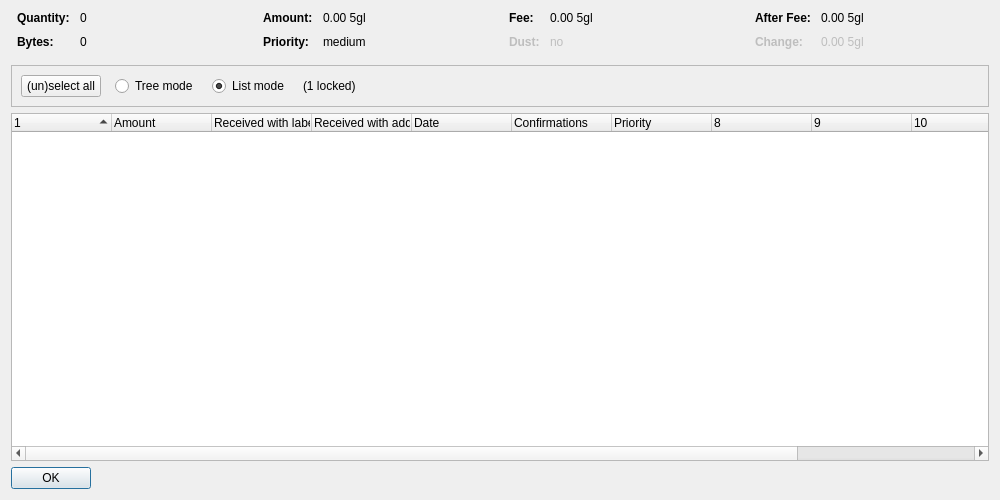
<?xml version="1.0" encoding="UTF-8"?>
<ui version="4.0">
 <class>CoinControlDialog</class>
 <widget class="QDialog" name="CoinControlDialog">
  <property name="geometry">
   <rect>
    <x>0</x>
    <y>0</y>
    <width>1000</width>
    <height>500</height>
   </rect>
  </property>
  <property name="windowTitle">
   <string>Coin Selection</string>
  </property>
  <layout class="QVBoxLayout" name="verticalLayout">
   <item>
    <layout class="QHBoxLayout" name="horizontalLayoutTop" stretch="0,0,0,0">
     <property name="topMargin">
      <number>0</number>
     </property>
     <property name="bottomMargin">
      <number>10</number>
     </property>
     <item>
      <layout class="QFormLayout" name="formLayoutCoinControl1">
       <property name="horizontalSpacing">
        <number>10</number>
       </property>
       <property name="verticalSpacing">
        <number>10</number>
       </property>
       <property name="leftMargin">
        <number>6</number>
       </property>
       <property name="rightMargin">
        <number>6</number>
       </property>
       <item row="0" column="0">
        <widget class="QLabel" name="labelCoinControlQuantityText">
         <property name="font">
          <font>
           <weight>75</weight>
           <bold>true</bold>
          </font>
         </property>
         <property name="text">
          <string>Quantity:</string>
         </property>
        </widget>
       </item>
       <item row="0" column="1">
        <widget class="QLabel" name="labelCoinControlQuantity">
         <property name="cursor">
          <cursorShape>IBeamCursor</cursorShape>
         </property>
         <property name="contextMenuPolicy">
          <enum>Qt::ActionsContextMenu</enum>
         </property>
         <property name="text">
          <string notr="true">0</string>
         </property>
         <property name="textInteractionFlags">
          <set>Qt::LinksAccessibleByMouse|Qt::TextSelectableByKeyboard|Qt::TextSelectableByMouse</set>
         </property>
        </widget>
       </item>
       <item row="1" column="0">
        <widget class="QLabel" name="labelCoinControlBytesText">
         <property name="font">
          <font>
           <weight>75</weight>
           <bold>true</bold>
          </font>
         </property>
         <property name="text">
          <string>Bytes:</string>
         </property>
        </widget>
       </item>
       <item row="1" column="1">
        <widget class="QLabel" name="labelCoinControlBytes">
         <property name="cursor">
          <cursorShape>IBeamCursor</cursorShape>
         </property>
         <property name="contextMenuPolicy">
          <enum>Qt::ActionsContextMenu</enum>
         </property>
         <property name="text">
          <string notr="true">0</string>
         </property>
         <property name="textInteractionFlags">
          <set>Qt::LinksAccessibleByMouse|Qt::TextSelectableByKeyboard|Qt::TextSelectableByMouse</set>
         </property>
        </widget>
       </item>
      </layout>
     </item>
     <item>
      <layout class="QFormLayout" name="formLayoutCoinControl2">
       <property name="horizontalSpacing">
        <number>10</number>
       </property>
       <property name="verticalSpacing">
        <number>10</number>
       </property>
       <property name="leftMargin">
        <number>6</number>
       </property>
       <property name="rightMargin">
        <number>6</number>
       </property>
       <item row="0" column="0">
        <widget class="QLabel" name="labelCoinControlAmountText">
         <property name="font">
          <font>
           <weight>75</weight>
           <bold>true</bold>
          </font>
         </property>
         <property name="text">
          <string>Amount:</string>
         </property>
        </widget>
       </item>
       <item row="0" column="1">
        <widget class="QLabel" name="labelCoinControlAmount">
         <property name="cursor">
          <cursorShape>IBeamCursor</cursorShape>
         </property>
         <property name="contextMenuPolicy">
          <enum>Qt::ActionsContextMenu</enum>
         </property>
         <property name="text">
          <string notr="true">0.00 5gl</string>
         </property>
         <property name="textInteractionFlags">
          <set>Qt::LinksAccessibleByMouse|Qt::TextSelectableByKeyboard|Qt::TextSelectableByMouse</set>
         </property>
        </widget>
       </item>
       <item row="1" column="0">
        <widget class="QLabel" name="labelCoinControlPriorityText">
         <property name="font">
          <font>
           <weight>75</weight>
           <bold>true</bold>
          </font>
         </property>
         <property name="text">
          <string>Priority:</string>
         </property>
        </widget>
       </item>
       <item row="1" column="1">
        <widget class="QLabel" name="labelCoinControlPriority">
         <property name="cursor">
          <cursorShape>IBeamCursor</cursorShape>
         </property>
         <property name="contextMenuPolicy">
          <enum>Qt::ActionsContextMenu</enum>
         </property>
         <property name="text">
          <string notr="true">medium</string>
         </property>
         <property name="textInteractionFlags">
          <set>Qt::LinksAccessibleByMouse|Qt::TextSelectableByKeyboard|Qt::TextSelectableByMouse</set>
         </property>
        </widget>
       </item>
      </layout>
     </item>
     <item>
      <layout class="QFormLayout" name="formLayoutCoinControl3">
       <property name="horizontalSpacing">
        <number>10</number>
       </property>
       <property name="verticalSpacing">
        <number>10</number>
       </property>
       <property name="leftMargin">
        <number>6</number>
       </property>
       <property name="rightMargin">
        <number>6</number>
       </property>
       <item row="0" column="0">
        <widget class="QLabel" name="labelCoinControlFeeText">
         <property name="font">
          <font>
           <weight>75</weight>
           <bold>true</bold>
          </font>
         </property>
         <property name="text">
          <string>Fee:</string>
         </property>
        </widget>
       </item>
       <item row="0" column="1">
        <widget class="QLabel" name="labelCoinControlFee">
         <property name="cursor">
          <cursorShape>IBeamCursor</cursorShape>
         </property>
         <property name="contextMenuPolicy">
          <enum>Qt::ActionsContextMenu</enum>
         </property>
         <property name="text">
          <string notr="true">0.00 5gl</string>
         </property>
         <property name="textInteractionFlags">
          <set>Qt::LinksAccessibleByMouse|Qt::TextSelectableByKeyboard|Qt::TextSelectableByMouse</set>
         </property>
        </widget>
       </item>
       <item row="1" column="0">
        <widget class="QLabel" name="labelCoinControlLowOutputText">
         <property name="enabled">
          <bool>false</bool>
         </property>
         <property name="font">
          <font>
           <weight>75</weight>
           <bold>true</bold>
          </font>
         </property>
         <property name="text">
          <string>Dust:</string>
         </property>
        </widget>
       </item>
       <item row="1" column="1">
        <widget class="QLabel" name="labelCoinControlLowOutput">
         <property name="enabled">
          <bool>false</bool>
         </property>
         <property name="cursor">
          <cursorShape>IBeamCursor</cursorShape>
         </property>
         <property name="contextMenuPolicy">
          <enum>Qt::ActionsContextMenu</enum>
         </property>
         <property name="text">
          <string notr="true">no</string>
         </property>
         <property name="textInteractionFlags">
          <set>Qt::LinksAccessibleByMouse|Qt::TextSelectableByKeyboard|Qt::TextSelectableByMouse</set>
         </property>
        </widget>
       </item>
      </layout>
     </item>
     <item>
      <layout class="QFormLayout" name="formLayoutCoinControl4">
       <property name="horizontalSpacing">
        <number>10</number>
       </property>
       <property name="verticalSpacing">
        <number>10</number>
       </property>
       <property name="leftMargin">
        <number>6</number>
       </property>
       <property name="rightMargin">
        <number>6</number>
       </property>
       <item row="0" column="0">
        <widget class="QLabel" name="labelCoinControlAfterFeeText">
         <property name="font">
          <font>
           <weight>75</weight>
           <bold>true</bold>
          </font>
         </property>
         <property name="text">
          <string>After Fee:</string>
         </property>
        </widget>
       </item>
       <item row="0" column="1">
        <widget class="QLabel" name="labelCoinControlAfterFee">
         <property name="cursor">
          <cursorShape>IBeamCursor</cursorShape>
         </property>
         <property name="contextMenuPolicy">
          <enum>Qt::ActionsContextMenu</enum>
         </property>
         <property name="text">
          <string notr="true">0.00 5gl</string>
         </property>
         <property name="textInteractionFlags">
          <set>Qt::LinksAccessibleByMouse|Qt::TextSelectableByKeyboard|Qt::TextSelectableByMouse</set>
         </property>
        </widget>
       </item>
       <item row="1" column="0">
        <widget class="QLabel" name="labelCoinControlChangeText">
         <property name="enabled">
          <bool>false</bool>
         </property>
         <property name="font">
          <font>
           <weight>75</weight>
           <bold>true</bold>
          </font>
         </property>
         <property name="text">
          <string>Change:</string>
         </property>
        </widget>
       </item>
       <item row="1" column="1">
        <widget class="QLabel" name="labelCoinControlChange">
         <property name="enabled">
          <bool>false</bool>
         </property>
         <property name="cursor">
          <cursorShape>IBeamCursor</cursorShape>
         </property>
         <property name="contextMenuPolicy">
          <enum>Qt::ActionsContextMenu</enum>
         </property>
         <property name="text">
          <string notr="true">0.00 5gl</string>
         </property>
         <property name="textInteractionFlags">
          <set>Qt::LinksAccessibleByMouse|Qt::TextSelectableByKeyboard|Qt::TextSelectableByMouse</set>
         </property>
        </widget>
       </item>
      </layout>
     </item>
    </layout>
   </item>
   <item>
    <widget class="QFrame" name="frame">
     <property name="minimumSize">
      <size>
       <width>0</width>
       <height>40</height>
      </size>
     </property>
     <property name="frameShape">
      <enum>QFrame::StyledPanel</enum>
     </property>
     <property name="frameShadow">
      <enum>QFrame::Sunken</enum>
     </property>
     <layout class="QHBoxLayout" name="horizontalLayout">
      <item>
       <layout class="QHBoxLayout" name="horizontalLayoutPanel" stretch="0,0,0,0,0">
        <property name="spacing">
         <number>14</number>
        </property>
        <item>
         <widget class="QPushButton" name="pushButtonSelectAll">
          <property name="sizePolicy">
           <sizepolicy hsizetype="Maximum" vsizetype="Fixed">
            <horstretch>0</horstretch>
            <verstretch>0</verstretch>
           </sizepolicy>
          </property>
          <property name="text">
           <string>(un)select all</string>
          </property>
          <property name="autoDefault">
           <bool>false</bool>
          </property>
         </widget>
        </item>
        <item>
         <widget class="QRadioButton" name="radioTreeMode">
          <property name="sizePolicy">
           <sizepolicy hsizetype="Maximum" vsizetype="Fixed">
            <horstretch>0</horstretch>
            <verstretch>0</verstretch>
           </sizepolicy>
          </property>
          <property name="text">
           <string>Tree mode</string>
          </property>
         </widget>
        </item>
        <item>
         <widget class="QRadioButton" name="radioListMode">
          <property name="sizePolicy">
           <sizepolicy hsizetype="Maximum" vsizetype="Fixed">
            <horstretch>0</horstretch>
            <verstretch>0</verstretch>
           </sizepolicy>
          </property>
          <property name="text">
           <string>List mode</string>
          </property>
          <property name="checked">
           <bool>true</bool>
          </property>
         </widget>
        </item>
        <item>
         <widget class="QLabel" name="labelLocked">
          <property name="text">
           <string notr="true">(1 locked)</string>
          </property>
         </widget>
        </item>
        <item>
         <spacer name="horizontalSpacer">
          <property name="orientation">
           <enum>Qt::Horizontal</enum>
          </property>
          <property name="sizeHint" stdset="0">
           <size>
            <width>40</width>
            <height>20</height>
           </size>
          </property>
         </spacer>
        </item>
       </layout>
      </item>
     </layout>
    </widget>
   </item>
   <item>
    <widget class="CoinControlTreeWidget" name="treeWidget">
     <property name="contextMenuPolicy">
      <enum>Qt::CustomContextMenu</enum>
     </property>
     <property name="sortingEnabled">
      <bool>false</bool>
     </property>
     <property name="columnCount">
      <number>12</number>
     </property>
     <attribute name="headerShowSortIndicator" stdset="0">
      <bool>true</bool>
     </attribute>
     <attribute name="headerStretchLastSection">
      <bool>false</bool>
     </attribute>
     <column>
      <property name="text">
       <string/>
      </property>
     </column>
     <column>
      <property name="text">
       <string>Amount</string>
      </property>
     </column>
     <column>
      <property name="text">
       <string>Received with label</string>
      </property>
     </column>
     <column>
      <property name="text">
       <string>Received with address</string>
      </property>
     </column>
     <column>
      <property name="text">
       <string>Date</string>
      </property>
     </column>
     <column>
      <property name="text">
       <string>Confirmations</string>
      </property>
      <property name="toolTip">
       <string>Confirmed</string>
      </property>
     </column>
     <column>
      <property name="text">
       <string>Priority</string>
      </property>
     </column>
     <column>
      <property name="text">
       <string/>
      </property>
     </column>
     <column>
      <property name="text">
       <string/>
      </property>
     </column>
     <column>
      <property name="text">
       <string/>
      </property>
     </column>
     <column>
      <property name="text">
       <string/>
      </property>
     </column>
     <column>
      <property name="text">
       <string/>
      </property>
     </column>
    </widget>
   </item>
   <item>
    <widget class="QDialogButtonBox" name="buttonBox">
     <property name="sizePolicy">
      <sizepolicy hsizetype="Maximum" vsizetype="Fixed">
       <horstretch>0</horstretch>
       <verstretch>0</verstretch>
      </sizepolicy>
     </property>
     <property name="orientation">
      <enum>Qt::Horizontal</enum>
     </property>
     <property name="standardButtons">
      <set>QDialogButtonBox::Ok</set>
     </property>
    </widget>
   </item>
  </layout>
 </widget>
 <customwidgets>
  <customwidget>
   <class>CoinControlTreeWidget</class>
   <extends>QTreeWidget</extends>
   <header>coincontroltreewidget.h</header>
  </customwidget>
 </customwidgets>
 <resources/>
 <connections/>
</ui>
